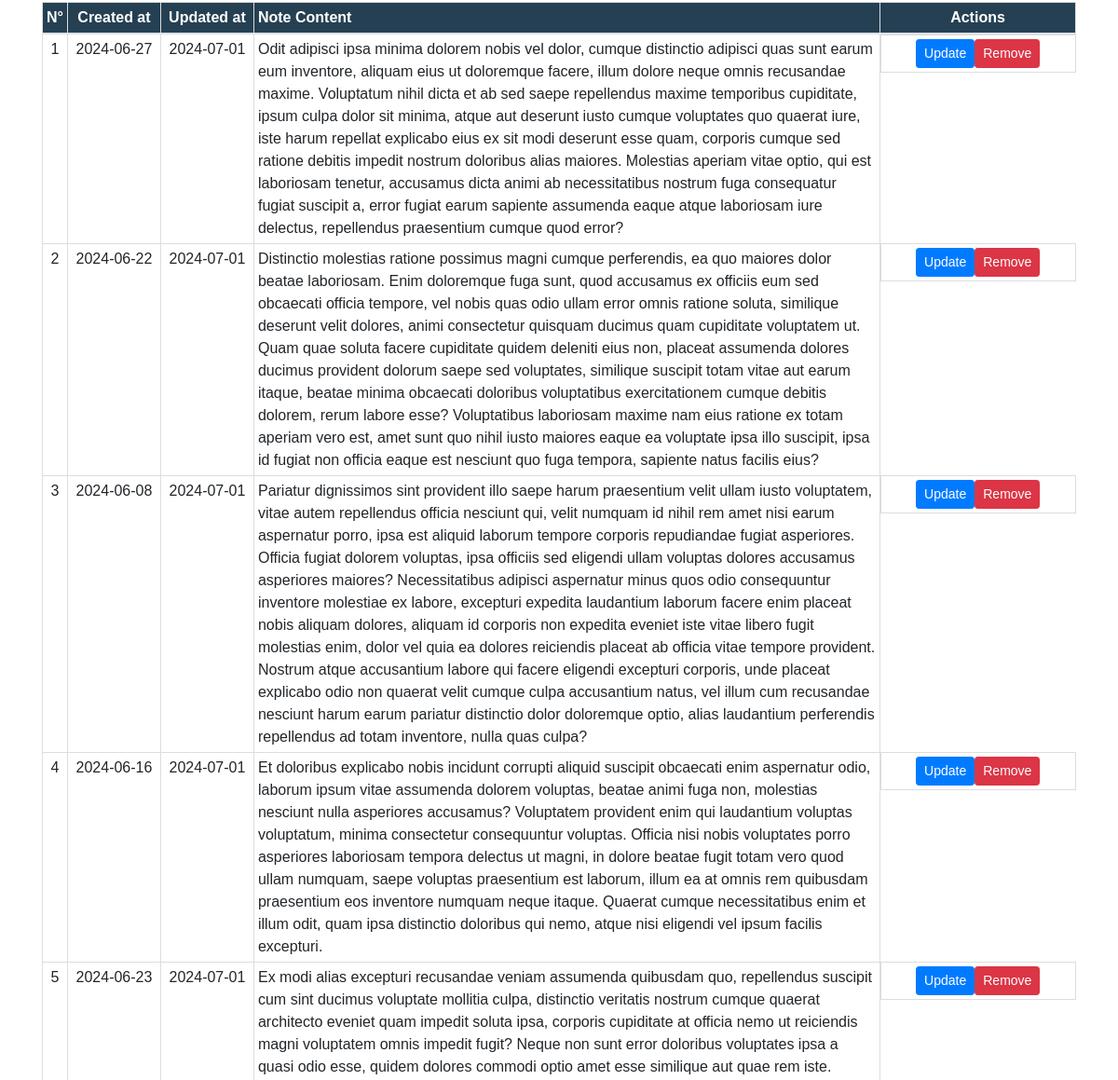
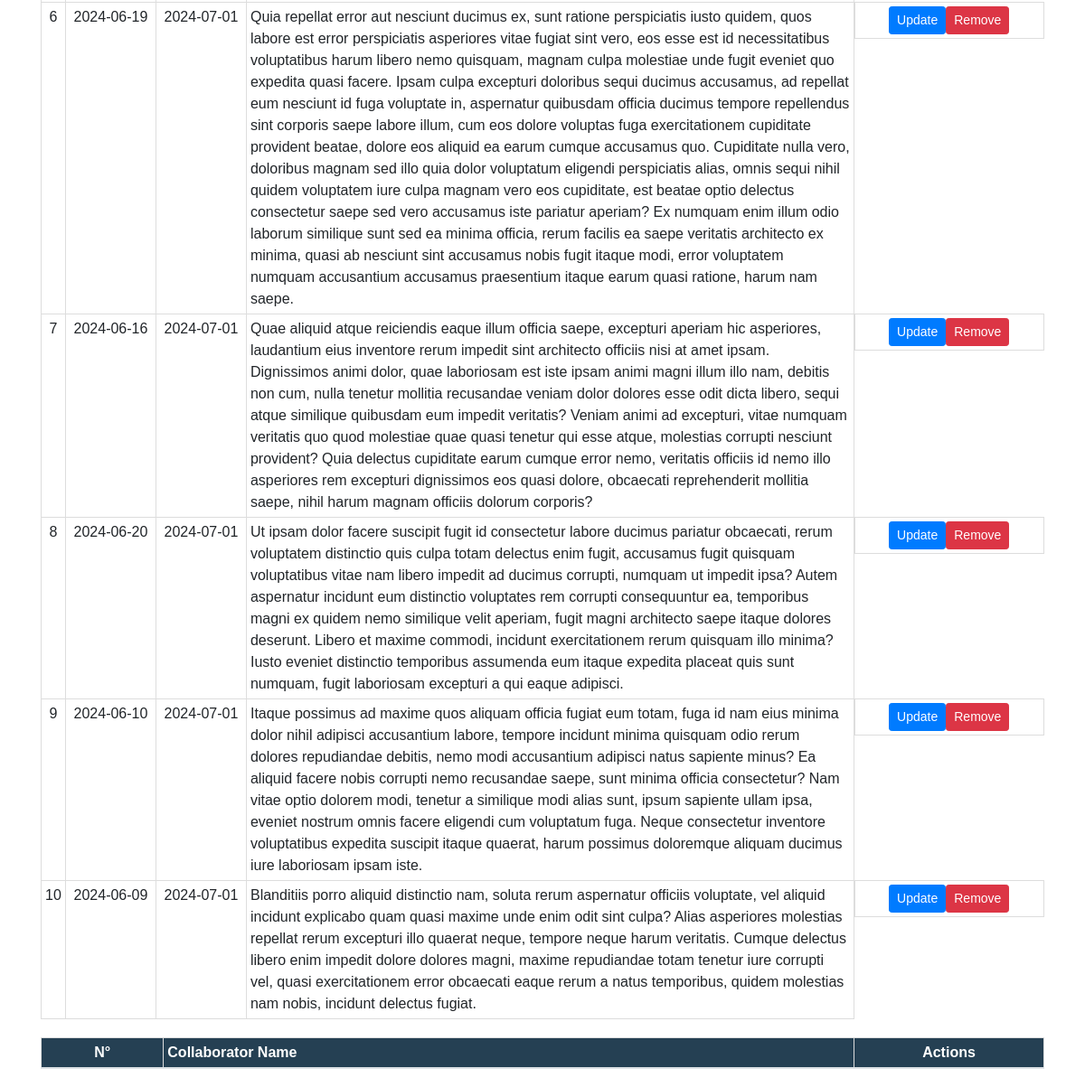
The app's page /task/34 (signed in, lower part), older data (2 pictures, top to bottom).
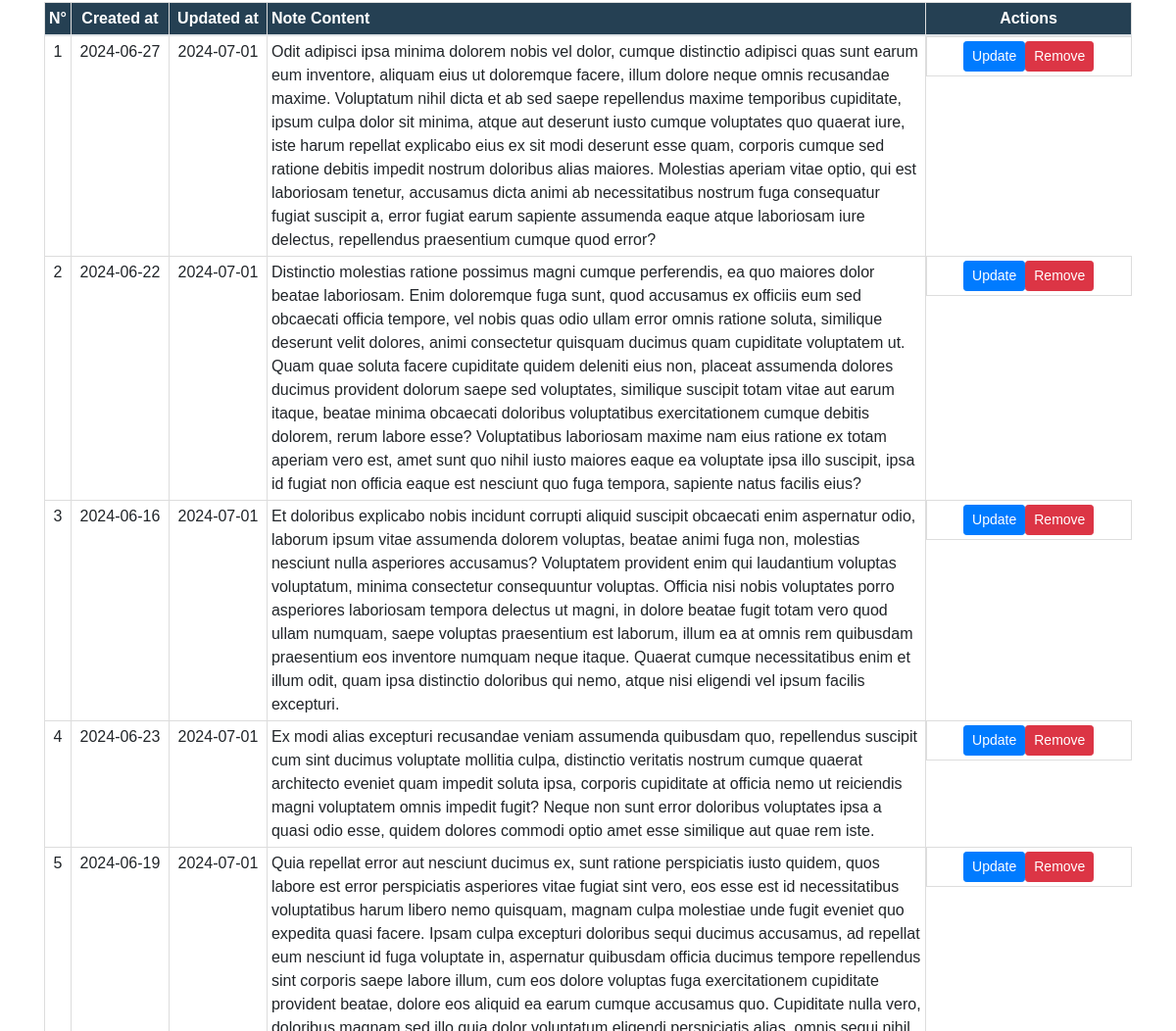
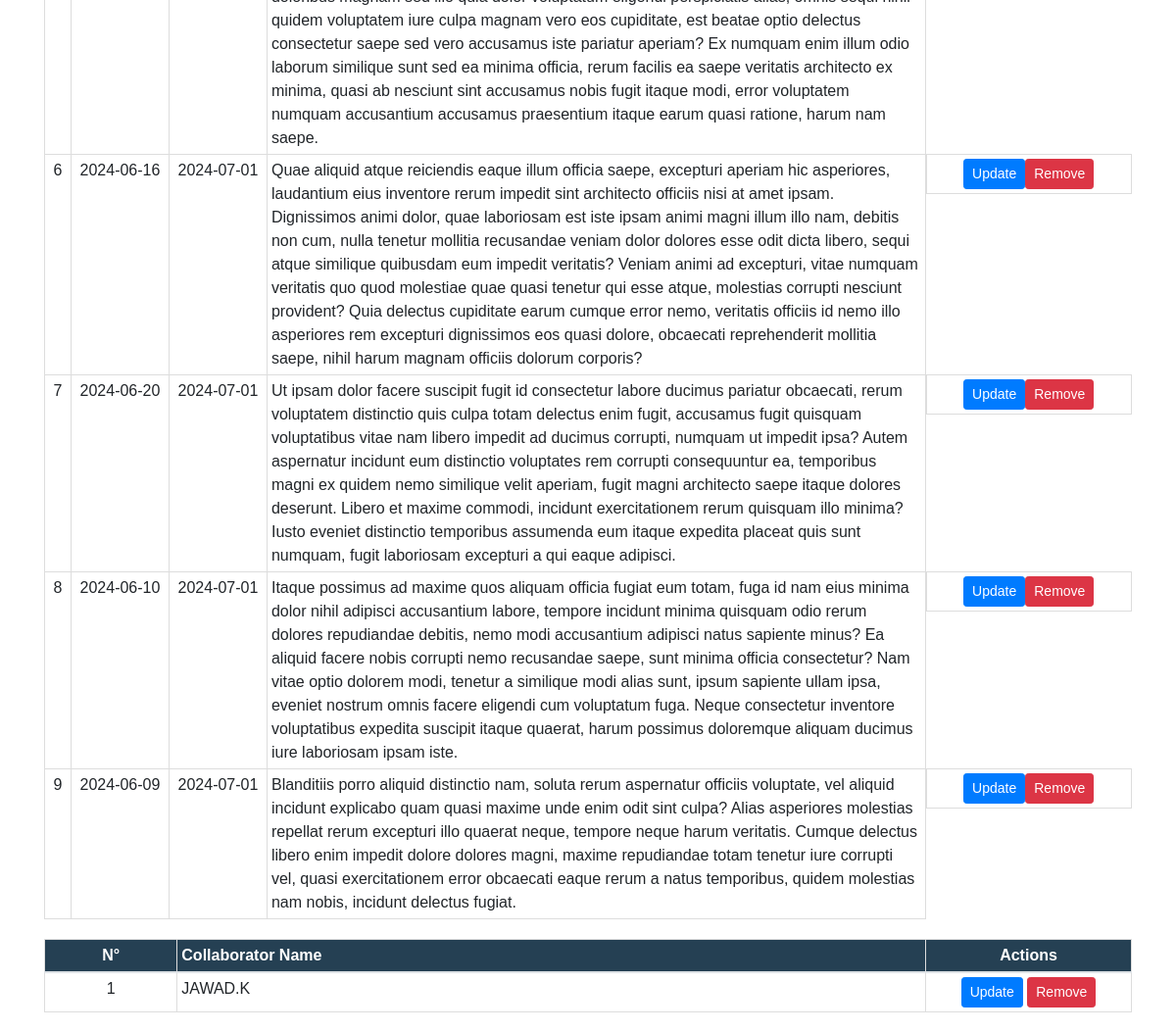
The same page, newer data (2 pictures, top to bottom).
### TaskManager/models.py (models this page shows, shortened)
class Note(db.Model):
    id = db.Column(db.Integer, primary_key=True)
    task_id = db.Column(db.Integer, db.ForeignKey('task.id'), nullable=False)
    content = db.Column(db.Text, nullable=False)
    created_at = db.Column(db.DateTime, default=datetime.utcnow)
    updated_at = db.Column(db.DateTime, default=datetime.utcnow, onupdate=datetime.utcnow)

class TaskCollaborator(db.Model):
    id = db.Column(db.Integer, primary_key=True)
    task_id = db.Column(db.Integer, db.ForeignKey('task.id'), nullable=False)
    user_id = db.Column(db.Integer, db.ForeignKey('user.id'), nullable=False)

class User(db.Model, UserMixin):
    id = db.Column(db.Integer, primary_key=True)
    username = db.Column(db.String(50), unique=True, nullable=False)
    email = db.Column(db.String(100), unique=True, nullable=False)
    password = db.Column(db.String(255), nullable=False)
    date_joined = db.Column(db.DateTime, default=datetime.now)
    last_login = db.Column(db.DateTime, default=datetime.now)
    tasks = db.relationship('Task', backref='user', lazy=True)
    task_collaborators = db.relationship('TaskCollaborator', backref='user', lazy=True)

### TaskManager/routes.py (the view)
@app.route("/task/<int:task_id>")
def task(task_id):
    if not current_user.is_authenticated:
        flash('You need to be logged in to access this page.', 'warning')
        return redirect(url_for('login'))
    task = Task.query.get_or_404(task_id)
    previous_task = Task.query.filter(
        Task.id < task_id, Task.user_id == current_user.id).order_by(Task.id.desc()).first()
    next_task = Task.query.filter(
        Task.id > task_id, Task.user_id == current_user.id).order_by(Task.id.asc()).first()
    return render_template('task.html',
                           title=task.title,
                           task=task,
                           previous_task=previous_task,
                           next_task=next_task)

### TaskManager/models.py (called while the page is built)
@login_manager.user_loader
def load_user(user_id):
    return User.query.get(int(user_id))

### TaskManager/templates/task.html (shortened to what this page needs)
{% extends "layout.html" %}
{% import 'macros_note.html' as macros %}
{% block content %}
<br>
<br>
<table class="table">
    <thead>
        <tr>
            <th scope="col" class="text-center">N°</th>
            <th scope="col" class="text-center">Created at</th>
            <th scope="col" class="text-center">Updated at</th>
            <th scope="col">Note Content</th>
            <th scope="col" class="text-center actions-column">Actions</th>
        </tr>
    </thead>
    <tbody>
        {% for note in task.notes %}
        <tr>
            <td class="text-center">{{ loop.index }}</td>
            <td class="text-center" style="width:100px;">{{ note.created_at.strftime('%Y-%m-%d') }}</td>
            <td class="text-center" style="width:100px;">{{ note.updated_at.strftime('%Y-%m-%d') }}</td>
            <td>{{ note.content }}</td>
            <td class="text-center d-flex  justify-content-center">
                <a href="{{ url_for('update_note', note_id=note.id) }}" class="btn btn-primary btn-sm">Update</a>
                <button type="button" class="btn btn-danger btn-sm" data-toggle="modal" data-target="#deleteModal{{ note.id }}">
                    Remove
                </button>
            </td>
        </tr>
        {% endfor %}
    </tbody>
</table>
<table class="table">
    <thead>
        <tr>
            <th scope="col" class="text-center">N°</th>
            <th scope="col">Collaborator Name</th>
            <th scope="col" class="text-center actions-column">Actions</th>
        </tr>
    </thead>
    <tbody>
        {% for collaborator in task.task_collaborators %}
        <tr>
            <td class="text-center">{{ loop.index }}</td>
            <td>{{ collaborator.user.username }}</td>
            <td class="text-center">
                <a href="#" class="btn btn-primary btn-sm">Update</a>
                <a href="#" class="btn btn-danger btn-sm">Remove</a>
            </td>
        </tr>
        {% endfor %}
    </tbody>
</table>
{% endblock content %}

Row changes from the older to the newer data that the page shows:
removed Note: created_at "2024-06-08", updated_at "2024-07-01", content "Pariatur dignissimos sint provident illo saepe harum praesentium velit ullam iusto voluptatem, vitae autem repellendus officia nesciunt qui, velit numquam id nihil rem amet nisi earum aspernatur porro, ipsa est aliquid laborum tempore corporis repudiandae fugiat asperiores. Officia fugiat dolorem voluptas, ipsa officiis sed eligendi ullam voluptas dolores accusamus asperiores maiores? Necessitatibus adipisci aspernatur minus quos odio consequuntur inventore molestiae ex labore, excepturi expedita laudantium laborum facere enim placeat nobis aliquam dolores, aliquam id corporis non expedita eveniet iste vitae libero fugit molestias enim, dolor vel quia ea dolores reiciendis placeat ab…"
added TaskCollaborator: user.username "JAWAD.K"
